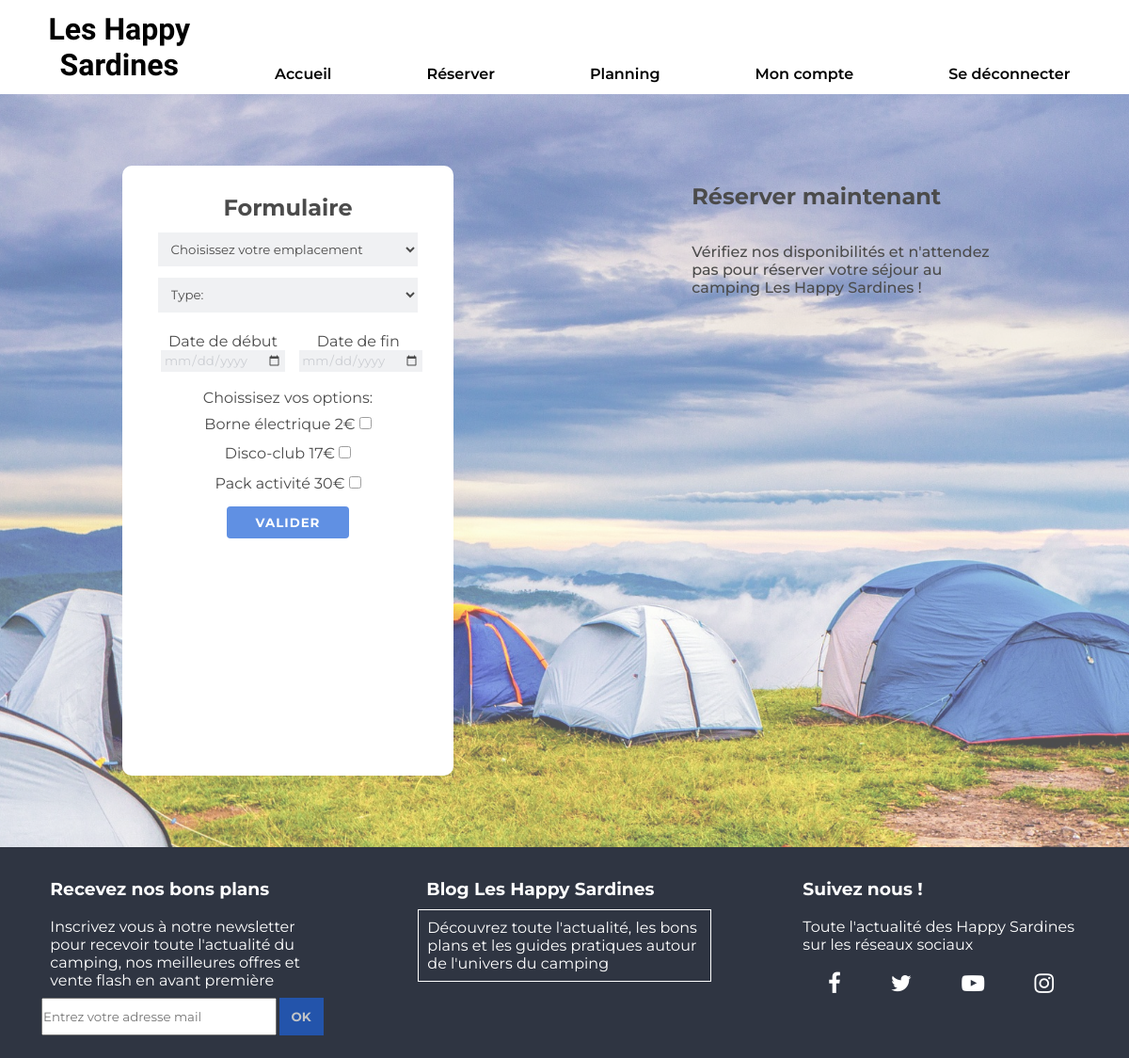
The page /reservation-form.php (signed in) on the database its author committed.
### tables this page shows
CREATE TABLE IF NOT EXISTS `tarifs` (
  `id` int(11) NOT NULL AUTO_INCREMENT,
  `nom` varchar(255) NOT NULL,
  `prix` int(11) NOT NULL,
  PRIMARY KEY (`id`)
);

### reservation-form.php (the view, shortened to what this page needs)
<?php
require("php/traitement/reservation-form.php");
$req_tarif= "SELECT * FROM tarifs";
$query_tarif= mysqli_query($db, $req_tarif);
$tarifs= mysqli_fetch_all($query_tarif, MYSQLI_ASSOC);
?>
<!DOCTYPE html>
<html lang="en">
<head>
    <link rel="stylesheet" href="style.css">
    <link rel="stylesheet" href="font/fontello/css/fontello.css">
</head>
<body>
<header><?php include("php/include/header.php");?></header>
    <main class="main_reservation_form">
        <section class="container_reservation">
            <div class="div_booking">
                <h1>Formulaire</h1>
                <form action="php/traitement/reservation-form.php" method="post">
                   <select name="place_choice" id="place" <?php if (isset($_GET['lieu'])) {  echo "disabled ";} ?>>
                        <option value="">Choisissez votre emplacement</option>
                    </select>
                    <select name="type" id="type">
                        <option value="">Type:</option>
                    </select>
                    <div class="dates">
                        <div class="date_form">
                            <label for="debut">Date de début</label>
                            <input type="date" name="date_debut" id="debut" value="<?php if(isset($_GET['jour'])) { echo $_GET['jour']; } ?>" <?php if(isset($_GET['jour'])) { echo " disabled"; } ?>>
                        </div>
                        <div class="date_form">
                            <label for="fin">Date de fin</label>
                            <input type="date" name="date_fin" id="fin">
                        </div>
                    </div>
                        <div class="option_choice">
                            <label for="options">Choissisez vos options:</label>
                        </div>
                        <div class="all_options">
                            <div>
                                <label for="borne">Borne électrique <?= $tarifs[0]['prix']?>€</label>
                                <input type=checkbox name="option_choice[]" id="borne" value="borne">
                            </div>
                            <div>
                                <label for="disco">Disco-club <?= $tarifs[1]['prix']?>€</label>
                                <input type=checkbox id="disco" name="option_choice[]" value="disco">
                            </div>
                            <div>
                                <label for="pack">Pack activité <?= $tarifs[3]['prix']?>€</label>
                                <input type=checkbox id="pack" name="option_choice[]" value="pack">
                            </div>
                        </div>
                    <button type="submit" name="validate">Valider</button>
                </form>
            </div>
            <div class="div_text">
                <h1>Réserver maintenant</h1>
                <p>Vérifiez nos disponibilités et n'attendez pas pour réserver votre séjour au camping Les Happy Sardines !</p>
            </div>
        </section>
    </main>
    <footer><?php include("php/include/footer.php");?></footer>
</body>
</html>

### style.css (style rules this page uses)
* { margin: 0; padding: 0; box-sizing: border-box; text-decoration: none; font-family: 'Montserrat', sans-serif; list-style-type: none; }
.main_reservation_form { display: flex; flex-direction: column; justify-content: center; height: 100vh; background-image: url(src/img/camping-3893587_1920.jpg); background-size: cover; background-position: center; opacity: 0.7; }
.container_reservation { display: flex; justify-content: space-around; padding: 1%; }
.div_booking { height: 81vh; width: 30%; padding: 2%; background-color: white; text-align: center; border-radius: 10px; }
.div_booking form { width: 100%; }
.div_booking h1 { padding: 2%; }
.div_booking input, .div_booking select { background: #ebecee; border: none; }
.div_text { width: 30%; }
#place, #type { width: 90%; padding: 3%; margin: 2%; }
.dates { display: flex; justify-content: space-around; padding: 3%; width: 100%; }
.date_form { padding: 2%; margin-left: 1%; }
.date_form input { color: rgba(62, 72, 92, 0.3); padding:2% }
.option_choice { padding: 1%; }
.all_options { display: flex; flex-direction: column; }
.all_options div { padding: 2%; }
.div_booking button { padding: 3% 10%; font-weight: bold; letter-spacing: 1px; color: white; background-color: #1e62d8; border-radius: 4px; border: none; text-transform: uppercase; margin-top: 3%; }
.div_text h1, .div_text p { padding: 5%; }
.div_text p { font-weight: 500; }
footer { display: flex; justify-content: space-around; width: 100%; background: #2f3542; color: white; }

### rows shown on the page
tarifs: prix "2"
tarifs: prix "17"
tarifs: prix "30"
